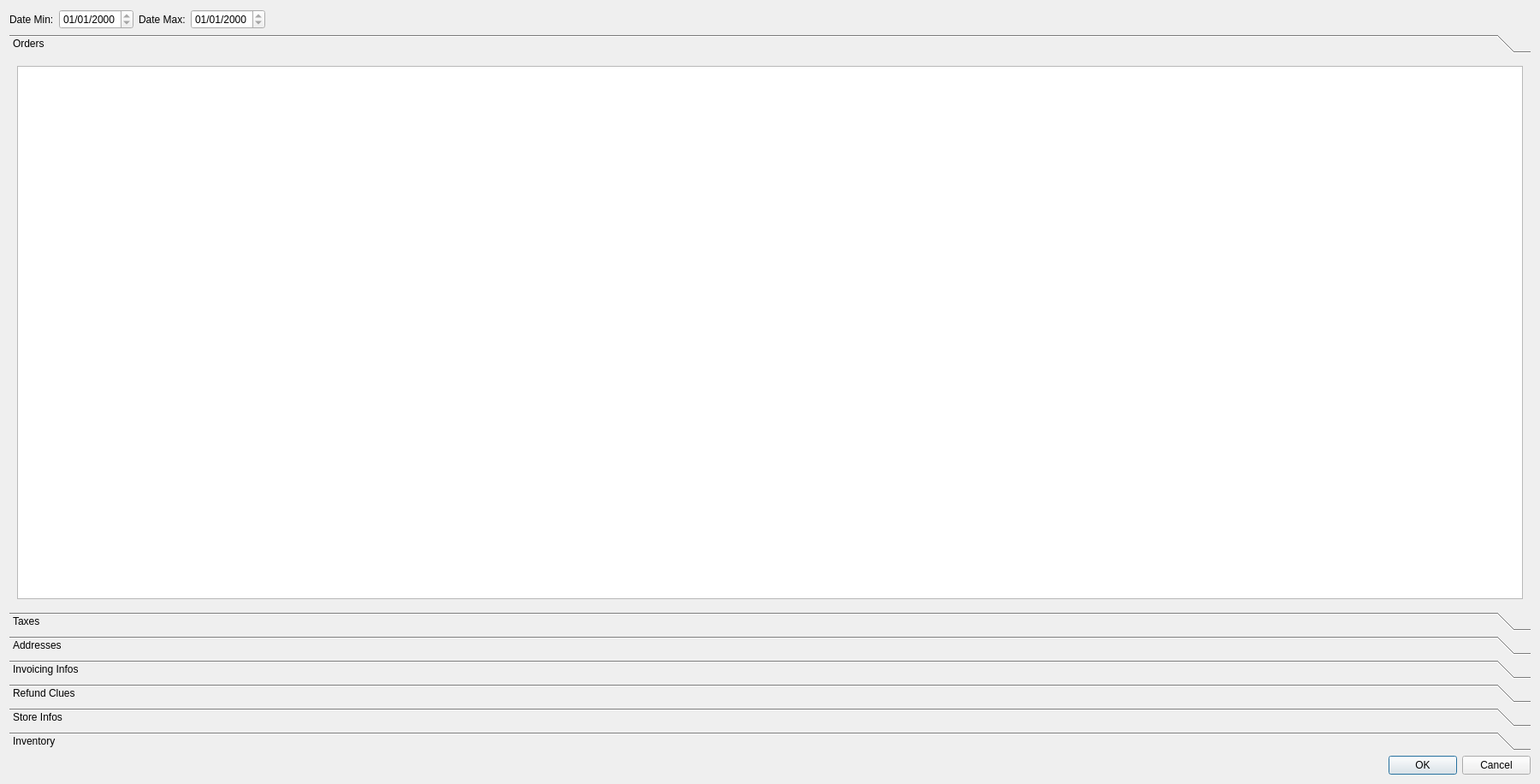
<?xml version="1.0" encoding="UTF-8"?>
<ui version="4.0">
 <class>DialogViewOrders</class>
 <widget class="QDialog" name="DialogViewOrders">
  <property name="geometry">
   <rect>
    <x>0</x>
    <y>0</y>
    <width>1800</width>
    <height>916</height>
   </rect>
  </property>
  <property name="windowTitle">
   <string>Import Preview</string>
  </property>
  <layout class="QVBoxLayout" name="verticalLayout">
   <item>
    <layout class="QHBoxLayout" name="horizontalLayout_dates">
     <item>
      <widget class="QLabel" name="labelMinDate">
       <property name="text">
        <string>Date Min:</string>
       </property>
      </widget>
     </item>
     <item>
      <widget class="QDateEdit" name="dateEditMin">
       <property name="readOnly">
        <bool>true</bool>
       </property>
       <property name="displayFormat">
        <string>dd/MM/yyyy</string>
       </property>
      </widget>
     </item>
     <item>
      <widget class="QLabel" name="labelMaxDate">
       <property name="text">
        <string>Date Max:</string>
       </property>
      </widget>
     </item>
     <item>
      <widget class="QDateEdit" name="dateEditMax">
       <property name="readOnly">
        <bool>true</bool>
       </property>
       <property name="displayFormat">
        <string>dd/MM/yyyy</string>
       </property>
      </widget>
     </item>
     <item>
      <spacer name="horizontalSpacer">
       <property name="orientation">
        <enum>Qt::Horizontal</enum>
       </property>
       <property name="sizeHint" stdset="0">
        <size>
         <width>40</width>
         <height>20</height>
        </size>
       </property>
      </spacer>
     </item>
    </layout>
   </item>
   <item>
    <widget class="QToolBox" name="toolBox">
     <property name="currentIndex">
      <number>0</number>
     </property>
     <widget class="QWidget" name="pageOrders">
      <property name="geometry">
       <rect>
        <x>0</x>
        <y>0</y>
        <width>1782</width>
        <height>634</height>
       </rect>
      </property>
      <attribute name="label">
       <string>Orders</string>
      </attribute>
      <layout class="QVBoxLayout" name="verticalLayout_2">
       <item>
        <widget class="QTableView" name="tableViewOrders"/>
       </item>
      </layout>
     </widget>
     <widget class="QWidget" name="pageTaxes">
      <property name="geometry">
       <rect>
        <x>0</x>
        <y>0</y>
        <width>1782</width>
        <height>634</height>
       </rect>
      </property>
      <attribute name="label">
       <string>Taxes</string>
      </attribute>
      <layout class="QVBoxLayout" name="verticalLayout_3">
       <item>
        <widget class="QTableView" name="tableViewTaxes"/>
       </item>
      </layout>
     </widget>
     <widget class="QWidget" name="pageAddresses">
      <property name="geometry">
       <rect>
        <x>0</x>
        <y>0</y>
        <width>1782</width>
        <height>634</height>
       </rect>
      </property>
      <attribute name="label">
       <string>Addresses</string>
      </attribute>
      <layout class="QVBoxLayout" name="verticalLayout_4">
       <item>
        <widget class="QTableView" name="tableViewAddresses"/>
       </item>
      </layout>
     </widget>
     <widget class="QWidget" name="pageInvoicing">
      <property name="geometry">
       <rect>
        <x>0</x>
        <y>0</y>
        <width>1782</width>
        <height>634</height>
       </rect>
      </property>
      <attribute name="label">
       <string>Invoicing Infos</string>
      </attribute>
      <layout class="QVBoxLayout" name="verticalLayout_5">
       <item>
        <widget class="QTableView" name="tableViewInvoicing"/>
       </item>
      </layout>
     </widget>
     <widget class="QWidget" name="pageRefundClues">
      <property name="geometry">
       <rect>
        <x>0</x>
        <y>0</y>
        <width>1782</width>
        <height>634</height>
       </rect>
      </property>
      <attribute name="label">
       <string>Refund Clues</string>
      </attribute>
      <layout class="QVBoxLayout" name="verticalLayout_6">
       <item>
        <widget class="QTableView" name="tableViewRefundClues"/>
       </item>
      </layout>
     </widget>
     <widget class="QWidget" name="pageStoreInfos">
      <property name="geometry">
       <rect>
        <x>0</x>
        <y>0</y>
        <width>1782</width>
        <height>634</height>
       </rect>
      </property>
      <attribute name="label">
       <string>Store Infos</string>
      </attribute>
      <layout class="QVBoxLayout" name="verticalLayout_7">
       <item>
        <widget class="QTableView" name="tableViewStoreInfos"/>
       </item>
      </layout>
     </widget>
     <widget class="QWidget" name="pageInventoryMove">
      <attribute name="label">
       <string>Inventory</string>
      </attribute>
      <layout class="QVBoxLayout" name="verticalLayout_8">
       <item>
        <widget class="QSplitter" name="splitter">
         <property name="orientation">
          <enum>Qt::Horizontal</enum>
         </property>
         <widget class="QTreeView" name="treeViewInventoryMove"/>
         <widget class="WidgetPurchases" name="widgetPurchases" native="true"/>
        </widget>
       </item>
      </layout>
     </widget>
    </widget>
   </item>
   <item>
    <widget class="QDialogButtonBox" name="buttonBox">
     <property name="orientation">
      <enum>Qt::Horizontal</enum>
     </property>
     <property name="standardButtons">
      <set>QDialogButtonBox::Cancel|QDialogButtonBox::Ok</set>
     </property>
     <property name="centerButtons">
      <bool>false</bool>
     </property>
    </widget>
   </item>
  </layout>
 </widget>
 <customwidgets>
  <customwidget>
   <class>WidgetPurchases</class>
   <extends>QWidget</extends>
   <header>gui/panes/WidgetPurchases.h</header>
   <container>1</container>
  </customwidget>
 </customwidgets>
 <resources/>
 <connections>
  <connection>
   <sender>buttonBox</sender>
   <signal>accepted()</signal>
   <receiver>DialogViewOrders</receiver>
   <slot>accept()</slot>
   <hints>
    <hint type="sourcelabel">
     <x>248</x>
     <y>254</y>
    </hint>
    <hint type="destinationlabel">
     <x>157</x>
     <y>274</y>
    </hint>
   </hints>
  </connection>
  <connection>
   <sender>buttonBox</sender>
   <signal>rejected()</signal>
   <receiver>DialogViewOrders</receiver>
   <slot>reject()</slot>
   <hints>
    <hint type="sourcelabel">
     <x>316</x>
     <y>260</y>
    </hint>
    <hint type="destinationlabel">
     <x>286</x>
     <y>274</y>
    </hint>
   </hints>
  </connection>
 </connections>
</ui>
